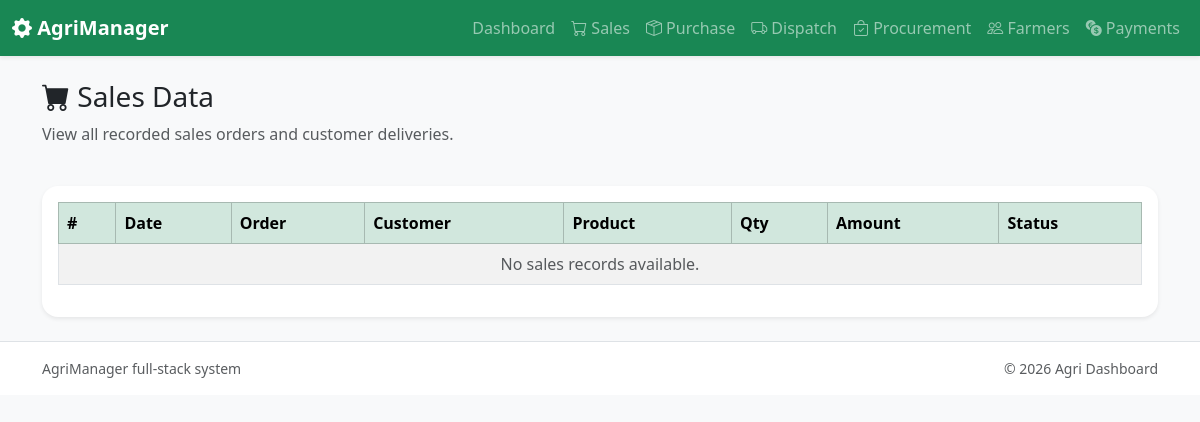
Before: /sales/ with the older database file.
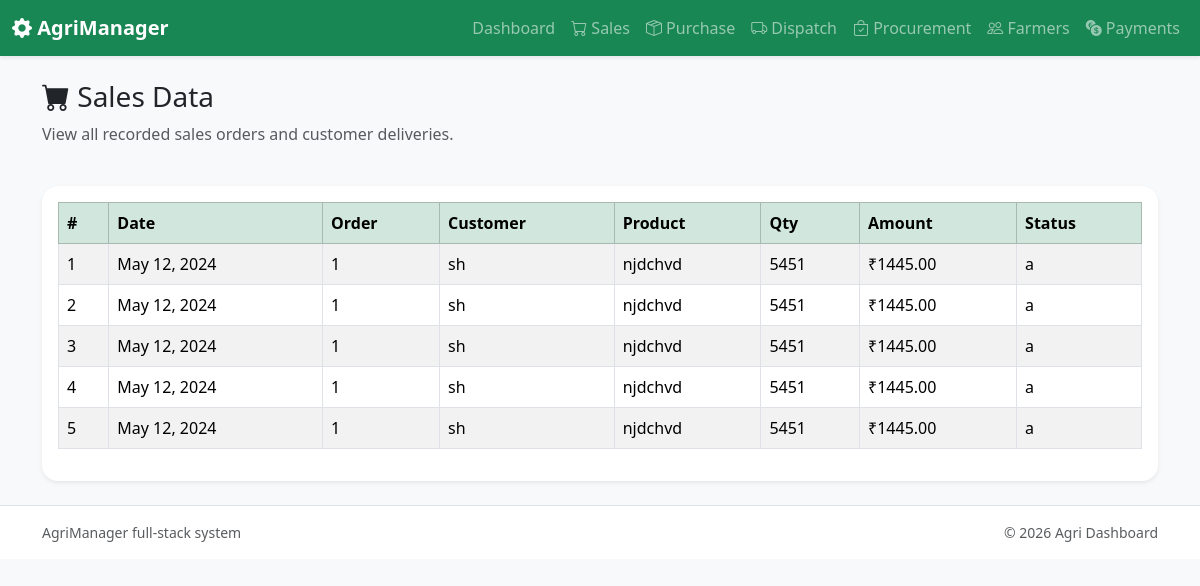
After: the same page with the newer database file.
### core/models.py (models this page shows, shortened)
class Sale(models.Model):
    order_id = models.CharField(max_length=80)
    customer = models.CharField(max_length=150)
    product = models.CharField(max_length=120)
    quantity = models.PositiveIntegerField()
    amount = models.DecimalField(max_digits=12, decimal_places=2)
    date = models.DateField()
    status = models.CharField(max_length=80, default='Completed')

### core/views.py (the view)
# urls.py: path('sales/', views.sales_page, name='sales'),
def sales_page(request):
    sales = Sale.objects.order_by('-date')
    return render(request, 'core/sales.html', {'sales': sales})

### core/templates/core/sales.html (shortened to what this page needs)
{% extends 'core/base.html' %}
{% block content %}
<div class="d-flex justify-content-between align-items-center mb-4">
  <div>
    <h1 class="h3"><i class="bi bi-cart-fill"></i> Sales Data</h1>
    <p class="text-muted">View all recorded sales orders and customer deliveries.</p>
  </div>
</div>
<div class="card shadow-sm border-0">
  <div class="card-body">
    <div class="table-responsive">
      <table class="table table-striped table-bordered align-middle">
        <thead class="table-success">
          <tr>
            <th>#</th>
            <th>Date</th>
            <th>Order</th>
            <th>Customer</th>
            <th>Product</th>
            <th>Qty</th>
            <th>Amount</th>
            <th>Status</th>
          </tr>
        </thead>
        <tbody>
          {% for sale in sales %}
          <tr>
            <td>{{ forloop.counter }}</td>
            <td>{{ sale.date }}</td>
            <td>{{ sale.order_id }}</td>
            <td>{{ sale.customer }}</td>
            <td>{{ sale.product }}</td>
            <td>{{ sale.quantity }}</td>
            <td>₹{{ sale.amount }}</td>
            <td>{{ sale.status }}</td>
          </tr>
          {% empty %}
          <tr><td colspan="8" class="text-center text-muted">No sales records available.</td></tr>
          {% endfor %}
        </tbody>
      </table>
    </div>
  </div>
</div>
{% endblock %}

Changed rows visible on the page:
added Sale: date "May 12, 2024", order_id "1", customer "sh", product "njdchvd", quantity "5451", amount "1445.00", status "a"
added Sale: date "May 12, 2024", order_id "1", customer "sh", product "njdchvd", quantity "5451", amount "1445.00", status "a"
added Sale: date "May 12, 2024", order_id "1", customer "sh", product "njdchvd", quantity "5451", amount "1445.00", status "a"
added Sale: date "May 12, 2024", order_id "1", customer "sh", product "njdchvd", quantity "5451", amount "1445.00", status "a"
added Sale: date "May 12, 2024", order_id "1", customer "sh", product "njdchvd", quantity "5451", amount "1445.00", status "a"
Other visible differences:
text no longer shown: "No sales records available."
